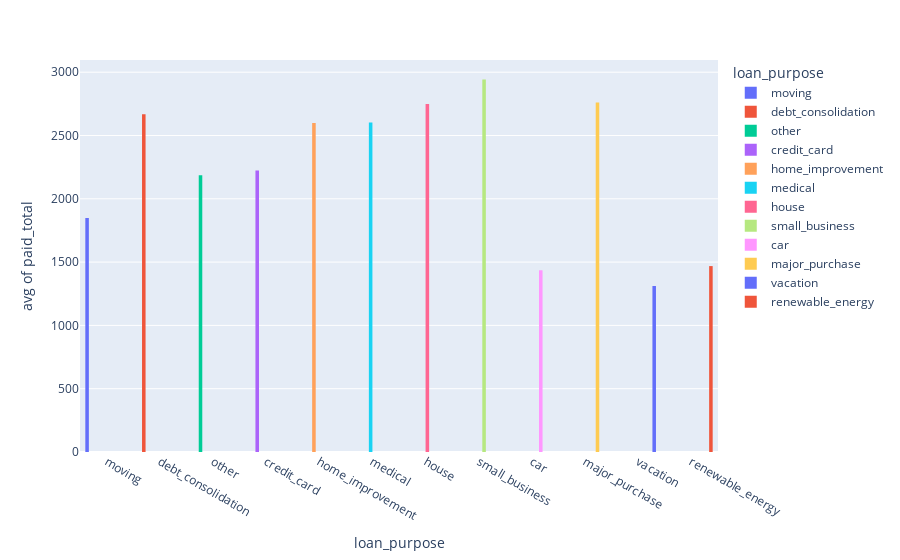

Source (notebook cell):
### Code cell
px.histogram(data_frame=df,x='loan_purpose',y='paid_total',color='loan_purpose',histfunc='avg',barmode='group')

### Figure 1 — Plotly figure (JSON) as saved in the notebook; plotly's stock layout.template omitted (floating-point values rounded to 4 significant figures; data arrays with more than 128 entries replaced by an {"elided": "..."} marker saying what was removed)
{"data": [{"alignmentgroup": "True", "bingroup": "x", "histfunc": "avg", "hovertemplate": "loan_purpose=%{x}<br>avg of paid_total=%{y}<extra></extra>", "legendgroup": "moving", "marker": {"color": "#636efa", "pattern": {"shape": ""}}, "name": "moving", "offsetgroup": "moving", "orientation": "v", "showlegend": true, "type": "histogram", "x": ["moving", "moving", "moving", "moving", "moving", "moving", "moving", "moving", "moving", "moving", "moving", "moving", "moving", "moving", "moving", "moving", "moving", "moving", "moving", "moving", "moving", "moving", "moving", "moving", "moving", "moving", "moving", "moving", "moving", "moving", "moving", "moving", "moving", "moving", "moving", "moving", "moving", "moving", "moving", "moving", "moving", "moving", "moving", "moving", "moving", "moving", "moving", "moving", "moving", "moving", "moving", "moving", "moving", "moving", "moving", "moving", "moving", "moving", "moving", "moving", "moving", "moving", "moving", "moving", "moving", "moving", "moving", "moving", "moving"], "xaxis": "x", "y": [1999.0, 1314.0, 1287.0, 189.7, 485.3, 573.5, 1400.0, 316.6, 834.7, 596.1, 973.2, 935.7, 530.3, 697.6, 382.4, 646.4, 167.6, 3690.0, 113.4, 1152.0, 462.5, 450.1, 273.1, 508, 2242.0, 3674.0, 1597.0, 1171.0, 190.5, 876.7, 544.1, 10580.0, 509.7, 694.5, 437.0, 1098.0, 218.7, 8171.0, 5332.0, 1602.0, 2550.0, 335.9, 550.8, 30010.0, 5045.0, 2556.0, 1515.0, 258.9, 373.3, 618.7, 549.0, 689.6, 459.3, 354.8, 986.2, 2686.0, 2385.0, 176.6, 2056.0, 1199.0, 5002.0, 168.9, 1004.0, 2047.0, 167.2, 1888.0, 517.1, 440.8, 2027.0], "yaxis": "y"}, {"alignmentgroup": "True", "bingroup": "x", "histfunc": "avg", "hovertemplate": "loan_purpose=%{x}<br>avg of paid_total=%{y}<extra></extra>", "legendgroup": "debt_consolidation", "marker": {"color": "#EF553B", "pattern": {"shape": ""}}, "name": "debt_consolidation", "offsetgroup": "debt_consolidation", "orientation": "v", "showlegend": true, "type": "histogram", "x": {"elided": "5144 str values"}, "xaxis": "x", "y": {"elided": "5144 float values"}, "yaxis": "y"}, {"alignmentgroup": "True", "bingroup": "x", "histfunc": "avg", "hovertemplate": "loan_purpose=%{x}<br>avg of paid_total=%{y}<extra></extra>", "legendgroup": "other", "marker": {"color": "#00cc96", "pattern": {"shape": ""}}, "name": "other", "offsetgroup": "other", "orientation": "v", "showlegend": true, "type": "histogram", "x": {"elided": "914 str values"}, "xaxis": "x", "y": {"elided": "914 float values"}, "yaxis": "y"}, {"alignmentgroup": "True", "bingroup": "x", "histfunc": "avg", "hovertemplate": "loan_purpose=%{x}<br>avg of paid_total=%{y}<extra></extra>", "legendgroup": "credit_card", "marker": {"color": "#ab63fa", "pattern": {"shape": ""}}, "name": "credit_card", "offsetgroup": "credit_card", "orientation": "v", "showlegend": true, "type": "histogram", "x": {"elided": "2249 str values"}, "xaxis": "x", "y": {"elided": "2249 float values"}, "yaxis": "y"}, {"alignmentgroup": "True", "bingroup": "x", "histfunc": "avg", "hovertemplate": "loan_purpose=%{x}<br>avg of paid_total=%{y}<extra></extra>", "legendgroup": "home_improvement", "marker": {"color": "#FFA15A", "pattern": {"shape": ""}}, "name": "home_improvement", "offsetgroup": "home_improvement", "orientation": "v", "showlegend": true, "type": "histogram", "x": {"elided": "680 str values"}, "xaxis": "x", "y": {"elided": "680 float values"}, "yaxis": "y"}, {"alignmentgroup": "True", "bingroup": "x", "histfunc": "avg", "hovertemplate": "loan_purpose=%{x}<br>avg of paid_total=%{y}<extra></extra>", "legendgroup": "medical", "marker": {"color": "#19d3f3", "pattern": {"shape": ""}}, "name": "medical", "offsetgroup": "medical", "orientation": "v", "showlegend": true, "type": "histogram", "x": {"elided": "162 str values"}, "xaxis": "x", "y": {"elided": "162 float values"}, "yaxis": "y"}, {"alignmentgroup": "True", "bingroup": "x", "histfunc": "avg", "hovertemplate": "loan_purpose=%{x}<br>avg of paid_total=%{y}<extra></extra>", "legendgroup": "house", "marker": {"color": "#FF6692", "pattern": {"shape": ""}}, "name": "house", "offsetgroup": "house", "orientation": "v", "showlegend": true, "type": "histogram", "x": {"elided": "151 str values"}, "xaxis": "x", "y": {"elided": "151 float values"}, "yaxis": "y"}, {"alignmentgroup": "True", "bingroup": "x", "histfunc": "avg", "hovertemplate": "loan_purpose=%{x}<br>avg of paid_total=%{y}<extra></extra>", "legendgroup": "small_business", "marker": {"color": "#B6E880", "pattern": {"shape": ""}}, "name": "small_business", "offsetgroup": "small_business", "orientation": "v", "showlegend": true, "type": "histogram", "x": ["small_business", "small_business", "small_business", "small_business", "small_business", "small_business", "small_business", "small_business", "small_business", "small_business", "small_business", "small_business", "small_business", "small_business", "small_business", "small_business", "small_business", "small_business", "small_business", "small_business", "small_business", "small_business", "small_business", "small_business", "small_business", "small_business", "small_business", "small_business", "small_business", "small_business", "small_business", "small_business", "small_business", "small_business", "small_business", "small_business", "small_business", "small_business", "small_business", "small_business", "small_business", "small_business", "small_business", "small_business", "small_business", "small_business", "small_business", "small_business", "small_business", "small_business", "small_business", "small_business", "small_business", "small_business", "small_business", "small_business", "small_business", "small_business", "small_business", "small_business", "small_business", "small_business", "small_business", "small_business", "small_business", "small_business", "small_business", "small_business", "small_business", "small_business", "small_business", "small_business", "small_business", "small_business", "small_business", "small_business", "small_business", "small_business", "small_business", "small_business", "small_business", "small_business", "small_business", "small_business", "small_business", "small_business", "small_business", "small_business", "small_business", "small_business", "small_business", "small_business", "small_business", "small_business", "small_business", "small_business", "small_business", "small_business", "small_business", "small_business", "small_business", "small_business", "small_business", "small_business", "small_business", "small_business", "small_business", "small_business", "small_business", "small_business", "small_business", "small_business", "small_business", "small_business", "small_business", "small_business", "small_business", "small_business", "small_business", "small_business", "small_business", "small_business", "small_business", "small_business", "small_business"], "xaxis": "x", "y": [2409.0, 4551.0, 1015.0, 2824.0, 3133.0, 1040.0, 2891.0, 2280.0, 1060.0, 935.7, 2110.0, 6058.0, 3695.0, 2570.0, 28590.0, 4245.0, 3223.0, 1814.0, 1814.0, 2397.0, 1017.0, 573.0, 5893.0, 487.4, 692.7, 2799.0, 811.0, 633.6, 1747.0, 859.1, 4937.0, 1824.0, 1019.0, 6435.0, 1664.0, 4142.0, 3096.0, 2137, 1699.0, 2409.0, 3820.0, 3162.0, 4763.0, 753.1, 1772.0, 2978.0, 6380.0, 4389.0, 866.2, 2191.0, 5086.0, 132.2, 992.3, 1012.0, 1755.0, 1726.0, 3674.0, 1856.0, 510.3, 2345.0, 801.9, 3379.0, 2640.0, 4704.0, 1973.0, 2074.0, 234.0, 5026.0, 4807.0, 2446.0, 6996.0, 4083.0, 7612.0, 1534.0, 4442.0, 935.7, 2475.0, 3474.0, 778.7, 4704.0, 6380.0, 2210.0, 2805.0, 3740.0, 905.0, 1849.0, 2393.0, 2197.0, 5071.0, 573.5, 4795.0, 2495.0, 1654.0, 3642.0, 756.9, 4300.0, 1352.0, 2594.0, 3157.0, 1273.0, 1669.0, 406.8, 2543.0, 1202.0, 4227.0, 31060.0, 748.1, 1437.0, 2055.0, 629.6, 3748.0, 1504.0, 1820.0, 2579.0, 369.9, 1639.0, 1609.0, 3908.0, 1658.0, 2655.0, 1593.0, 2496.0, 1071.0, 909.8, 1191.0], "yaxis": "y"}, {"alignmentgroup": "True", "bingroup": "x", "histfunc": "avg", "hovertemplate": "loan_purpose=%{x}<br>avg of paid_total=%{y}<extra></extra>", "legendgroup": "car", "marker": {"color": "#FF97FF", "pattern": {"shape": ""}}, "name": "car", "offsetgroup": "car", "orientation": "v", "showlegend": true, "type": "histogram", "x": {"elided": "131 str values"}, "xaxis": "x", "y": {"elided": "131 float values"}, "yaxis": "y"}, {"alignmentgroup": "True", "bingroup": "x", "histfunc": "avg", "hovertemplate": "loan_purpose=%{x}<br>avg of paid_total=%{y}<extra></extra>", "legendgroup": "major_purchase", "marker": {"color": "#FECB52", "pattern": {"shape": ""}}, "name": "major_purchase", "offsetgroup": "major_purchase", "orientation": "v", "showlegend": true, "type": "histogram", "x": {"elided": "303 str values"}, "xaxis": "x", "y": {"elided": "303 float values"}, "yaxis": "y"}, {"alignmentgroup": "True", "bingroup": "x", "histfunc": "avg", "hovertemplate": "loan_purpose=%{x}<br>avg of paid_total=%{y}<extra></extra>", "legendgroup": "vacation", "marker": {"color": "#636efa", "pattern": {"shape": ""}}, "name": "vacation", "offsetgroup": "vacation", "orientation": "v", "showlegend": true, "type": "histogram", "x": ["vacation", "vacation", "vacation", "vacation", "vacation", "vacation", "vacation", "vacation", "vacation", "vacation", "vacation", "vacation", "vacation", "vacation", "vacation", "vacation", "vacation", "vacation", "vacation", "vacation", "vacation", "vacation", "vacation", "vacation", "vacation", "vacation", "vacation", "vacation", "vacation", "vacation", "vacation", "vacation", "vacation", "vacation", "vacation", "vacation", "vacation", "vacation", "vacation", "vacation", "vacation", "vacation", "vacation", "vacation", "vacation", "vacation", "vacation", "vacation", "vacation", "vacation", "vacation", "vacation", "vacation", "vacation", "vacation", "vacation", "vacation", "vacation", "vacation", "vacation", "vacation", "vacation"], "xaxis": "x", "y": [617.2, 226.8, 1004.0, 451.3, 323.2, 954.9, 1212.0, 2011.0, 738.4, 349.4, 748.7, 484.0, 4517.0, 696.5, 581.2, 1212.0, 398.8, 523.7, 6888.0, 214.0, 1454.0, 905.0, 863.7, 8018.0, 559.6, 1335.0, 578.3, 7746.0, 330.4, 699.4, 874.8, 511.5, 10010.0, 2074.0, 401.7, 826.9, 1548.0, 1095.0, 1142.0, 443.9, 181.8, 711.8, 1202.0, 618.7, 502.1, 691.9, 952.6, 535.5, 533.5, 364.5, 2136, 918.6, 398.8, 449.8, 858.4, 323.9, 573.9, 1275.0, 841.2, 385.2, 352.2, 917.1], "yaxis": "y"}, {"alignmentgroup": "True", "bingroup": "x", "histfunc": "avg", "hovertemplate": "loan_purpose=%{x}<br>avg of paid_total=%{y}<extra></extra>", "legendgroup": "renewable_energy", "marker": {"color": "#EF553B", "pattern": {"shape": ""}}, "name": "renewable_energy", "offsetgroup": "renewable_energy", "orientation": "v", "showlegend": true, "type": "histogram", "x": ["renewable_energy", "renewable_energy", "renewable_energy", "renewable_energy", "renewable_energy", "renewable_energy", "renewable_energy", "renewable_energy", "renewable_energy", "renewable_energy"], "xaxis": "x", "y": [608.2, 1435.0, 2980.0, 3958.0, 985.5, 139.3, 1654.0, 874.8, 1275.0, 774.4], "yaxis": "y"}], "layout": {"barmode": "group", "legend": {"title": {"text": "loan_purpose"}, "tracegroupgap": 0}, "margin": {"t": 60}, "xaxis": {"anchor": "y", "categoryarray": ["moving", "debt_consolidation", "other", "credit_card", "home_improvement", "medical", "house", "small_business", "car", "major_purchase", "vacation", "renewable_energy"], "categoryorder": "array", "domain": [0, 1], "title": {"text": "loan_purpose"}}, "yaxis": {"anchor": "x", "domain": [0, 1], "title": {"text": "avg of paid_total"}}}}
